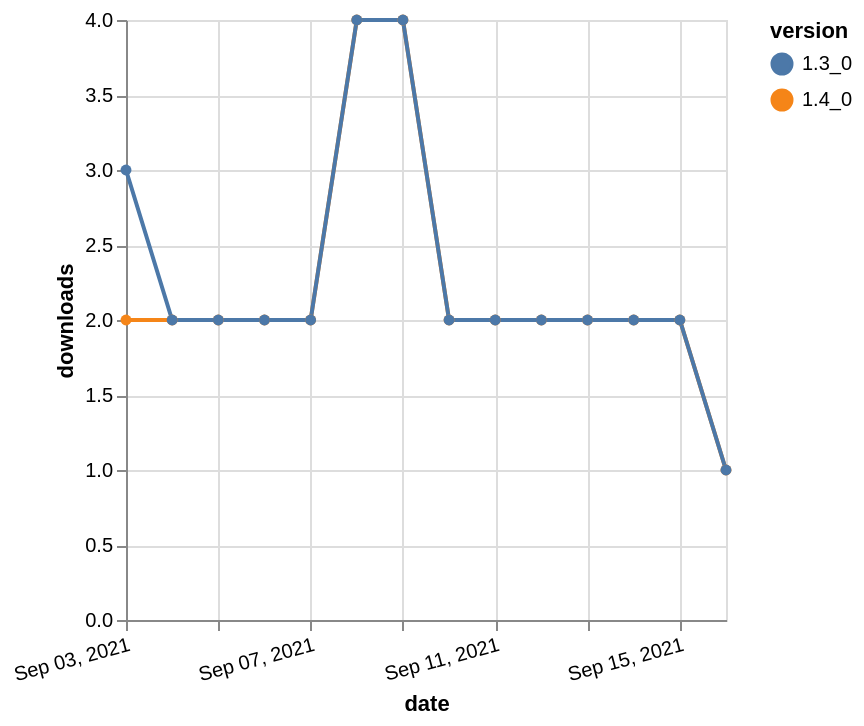

Write a Vega-Lite specification for this figure.
### Vega-Lite specification from a JSON file in a GitHub repository (floating-point values rounded to 4 significant figures)
{"$schema": "https://vega.github.io/schema/vega-lite/v5.json", "description": "A simple bar chart with embedded data.", "data": {"values": [{"date": "2021-09-03", "total": 3421, "delta": 2, "version": "1.4_0"}, {"date": "2021-09-04", "total": 3423, "delta": 2, "version": "1.4_0"}, {"date": "2021-09-05", "total": 3425, "delta": 2, "version": "1.4_0"}, {"date": "2021-09-06", "total": 3427, "delta": 2, "version": "1.4_0"}, {"date": "2021-09-07", "total": 3429, "delta": 2, "version": "1.4_0"}, {"date": "2021-09-08", "total": 3433, "delta": 4, "version": "1.4_0"}, {"date": "2021-09-09", "total": 3437, "delta": 4, "version": "1.4_0"}, {"date": "2021-09-10", "total": 3439, "delta": 2, "version": "1.4_0"}, {"date": "2021-09-11", "total": 3441, "delta": 2, "version": "1.4_0"}, {"date": "2021-09-12", "total": 3443, "delta": 2, "version": "1.4_0"}, {"date": "2021-09-13", "total": 3445, "delta": 2, "version": "1.4_0"}, {"date": "2021-09-14", "total": 3447, "delta": 2, "version": "1.4_0"}, {"date": "2021-09-15", "total": 3449, "delta": 2, "version": "1.4_0"}, {"date": "2021-09-16", "total": 3450, "delta": 1, "version": "1.4_0"}, {"date": "2021-09-03", "total": 3717, "delta": 3, "version": "1.3_0"}, {"date": "2021-09-04", "total": 3719, "delta": 2, "version": "1.3_0"}, {"date": "2021-09-05", "total": 3721, "delta": 2, "version": "1.3_0"}, {"date": "2021-09-06", "total": 3723, "delta": 2, "version": "1.3_0"}, {"date": "2021-09-07", "total": 3725, "delta": 2, "version": "1.3_0"}, {"date": "2021-09-08", "total": 3729, "delta": 4, "version": "1.3_0"}, {"date": "2021-09-09", "total": 3733, "delta": 4, "version": "1.3_0"}, {"date": "2021-09-10", "total": 3735, "delta": 2, "version": "1.3_0"}, {"date": "2021-09-11", "total": 3737, "delta": 2, "version": "1.3_0"}, {"date": "2021-09-12", "total": 3739, "delta": 2, "version": "1.3_0"}, {"date": "2021-09-13", "total": 3741, "delta": 2, "version": "1.3_0"}, {"date": "2021-09-14", "total": 3743, "delta": 2, "version": "1.3_0"}, {"date": "2021-09-15", "total": 3745, "delta": 2, "version": "1.3_0"}, {"date": "2021-09-16", "total": 3746, "delta": 1, "version": "1.3_0"}]}, "width": "container", "mark": {"type": "line", "point": {"filled": true}}, "encoding": {"x": {"field": "date", "type": "temporal", "timeUnit": "yearmonthdate", "title": "date", "axis": {"labelAngle": -15}}, "y": {"field": "delta", "type": "quantitative", "title": "downloads"}, "color": {"field": "version", "type": "nominal"}, "tooltip": {"field": "delta"}}}
